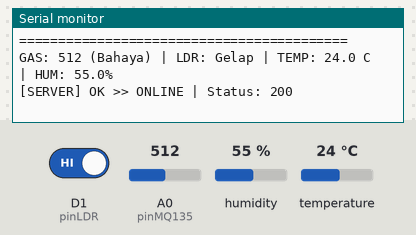
Simulated run of this sketch. Board: ESP8266 (NodeMCU). Parts: the last lines printed to the serial monitor. The inputs (shaded band) are chosen by the test bench; at power-on: A0 (pinMQ135) = 512, D1 (pinLDR) HIGH, humidity 55 %, temperature 24 °C. WiFi joins after 1.5 s; servers stay silent unless stated; uploads are accepted with an empty reply.

Above: at 3.6 s.
3.7 s: A0 (pinMQ135) set to 390
At 7.81 s:
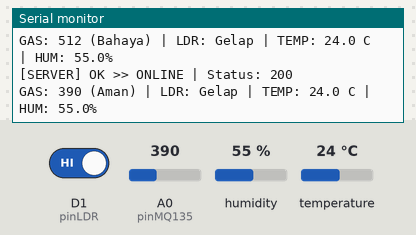
14.3 s: D1 (pinLDR) driven LOW
At 18.26 s:
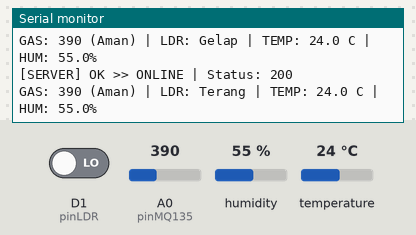
24.8 s: A0 (pinMQ135) set to 410
At 28.71 s:
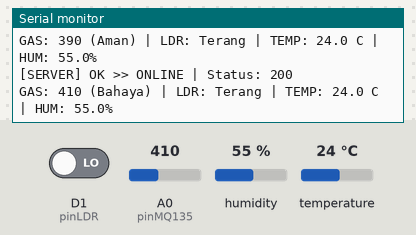
35.2 s: humidity set to 22 %
At 39.7 s:
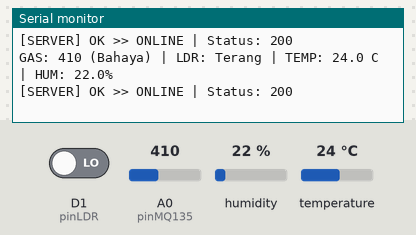
41.0 s: temperature set to 12 °C
At 45.7 s:
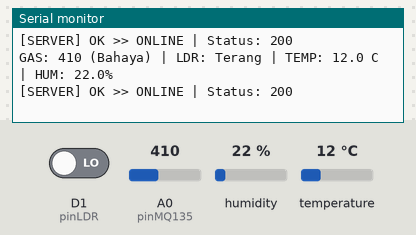
46.8 s: D1 (pinLDR) driven HIGH
At 49.61 s:
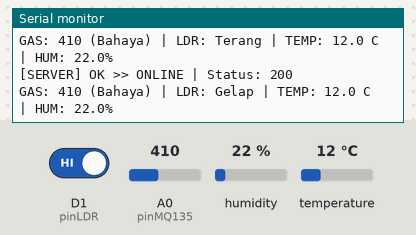

Measured:
- after the input at 3.7 s, the serial monitor: prints a new line after 4.0 s (image 1)
- after the input at 14.3 s, the serial monitor: prints a new line after 3.8 s (image 2)
- after the input at 24.8 s, the serial monitor: prints a new line after 3.8 s (image 3)
- after the input at 35.2 s, the serial monitor: prints a new line after 3.8 s (image 4)
- after the input at 41.0 s, the serial monitor: prints a new line after 3.2 s (image 5)
- after the input at 46.8 s, the serial monitor: prints a new line after 2.7 s (image 6)

The sketch:

sensolab_firmware.ino
```cpp
#include "DHT.h"
#include <ESP8266HTTPClient.h>
#include <ESP8266WiFi.h>

// ================= KONFIGURASI WIFI & SERVER =================
const char *ssid = "YusriLizer_NetCrowd2";
const char *password = "120351anya";

// --- MODE SWITCHER ---
// true  = Kirim ke Localhost XAMPP (untuk pengembangan)
// false = Kirim ke Hosting Online
bool isLocalMode = false; // <-- ONLINE MODE AKTIF

// Jika Lokal (XAMPP) - sesuaikan IP laptop Anda:
String localIP = "192.168.1.15";
String localPath = "/mon_server2/input.php";

// Jika Online (pointmarket.id):
String domainURL = "sensolab.pointmarket.id";
String domainPath = "/input.php";
// =============================================================

// PIN SENSOR SESUAI TABEL WIRING
const int pinMQ135 = A0; // MQ-135 Analog (Data angka gas)
const int pinLDR = D1;   // LDR Digital (Terang/Gelap)
#define DHTPIN D2        // DHT11 Digital (Suhu/Lembab)
#define DHTTYPE DHT11

DHT dht(DHTPIN, DHTTYPE);
int ambangBatasGas = 400;

// ============================================================
// SETUP - Hanya dijalankan SEKALI saat NodeMCU pertama nyala
// ============================================================
void setup() {
  Serial.begin(115200);
  delay(200);
  Serial.println("\n============ SENSOLAB BOOTING ============");

  // Inisialisasi Pin
  pinMode(pinLDR, INPUT);
  dht.begin();

  // Koneksi WiFi
  WiFi.begin(ssid, password);
  Serial.print("[WiFi] Menghubungkan ke: ");
  Serial.println(ssid);
  while (WiFi.status() != WL_CONNECTED) {
    delay(500);
    Serial.print(".");
  }
  Serial.println();
  Serial.println("[WiFi] TERHUBUNG!");
  Serial.print("[WiFi] IP NodeMCU: ");
  Serial.println(WiFi.localIP());

  // === TES KONEKSI KE SERVER ===
  delay(500);
  WiFiClient clientTest;
  HTTPClient httpTest;

  String testURL = isLocalMode
                       ? "http://" + localIP + "/mon_server2/hw_test.php"
                       : "http://" + domainURL + "/hw_test.php";

  Serial.println("[TEST] Menguji koneksi ke: " + testURL);
  httpTest.begin(clientTest, testURL);
  httpTest.setUserAgent("NodeMCU-ESP8266-Setup");
  int testCode = httpTest.GET();

  if (testCode > 0) {
    Serial.println("[TEST] >>> SERVER TERJANGKAU! Kode HTTP: " +
                   String(testCode));
    Serial.println("[TEST] Respons: " + httpTest.getString());
  } else {
    Serial.println("[TEST] >>> GAGAL! Error: " +
                   httpTest.errorToString(testCode));
    Serial.println("[TEST] Cek: IP laptop benar? Firewall Windows aktif?");
  }
  httpTest.end();
  Serial.println("==========================================");
  // === AKHIR TES KONEKSI ===
}

// ============================================================
// LOOP - Dijalankan terus tiap 5 detik
// ============================================================
void loop() {
  // 1. Baca Data Sensor
  int nilaiGas = analogRead(pinMQ135);
  int statusCahaya = digitalRead(pinLDR);
  float hum = dht.readHumidity();
  float temp = dht.readTemperature();

  // Proteksi jika DHT11 gagal baca
  if (isnan(hum) || isnan(temp)) {
    Serial.println("[ERROR] Gagal baca sensor DHT11!");
    hum = 0;
    temp = 0;
  }

  // 2. Tentukan Status Teks
  String ketGas = (nilaiGas > ambangBatasGas) ? "Bahaya" : "Aman";
  String ketLDR = (statusCahaya == LOW) ? "Terang" : "Gelap";

  // 3. Tampilkan di Serial Monitor
  Serial.printf("GAS: %d (%s) | LDR: %s | TEMP: %.1f C | HUM: %.1f%%\n",
                nilaiGas, ketGas.c_str(), ketLDR.c_str(), temp, hum);

  // 4. Kirim ke Server via HTTP GET
  if (WiFi.status() == WL_CONNECTED) {
    WiFiClient client;
    HTTPClient http;

    // Pilih URL target
    String targetURL = isLocalMode ? "http://" + localIP + localPath
                                   : "http://" + domainURL + domainPath;

    // Susun parameter sensor
    targetURL += "?cahaya=" + String(nilaiGas);
    targetURL += "&gas=" + ketGas;
    targetURL += "&suhu=" + String(temp);
    targetURL += "&hum=" + String(hum);
    targetURL += "&ldr=" + ketLDR;

    http.begin(client, targetURL);
    http.setUserAgent(
        "Mozilla/5.0 (Windows NT 10.0; Win64; x64) AppleWebKit/537.36");
    http.addHeader("Connection", "close");

    int httpCode = http.GET();

    if (httpCode > 0) {
      Serial.println("[SERVER] OK >> " +
                     (isLocalMode ? String("LOKAL") : String("ONLINE")) +
                     " | Status: " + String(httpCode));
    } else {
      Serial.println("[SERVER] GAGAL >> Error: " +
                     http.errorToString(httpCode));
    }
    http.end();
  } else {
    Serial.println("[WiFi] Koneksi terputus!");
  }

  delay(5000); // Interval 5 detik
}
```
